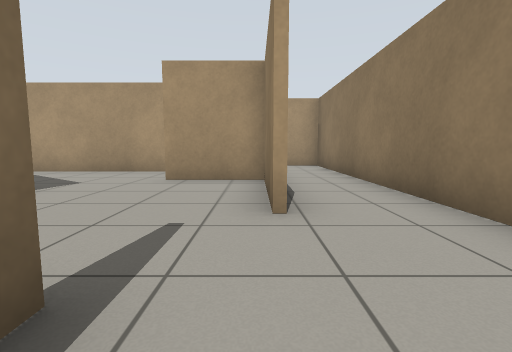
view 1 (above)

21 first-person views from a walk through a Gazebo world. The camera is 0.72 m above the floor, tilts 6° down and sees 85° across. The floor is counted in squares, 1 m on a side. Each view is taken from the middle of a square. On the plan, view 1 faces up. The plan holds only what a view shows up to about 10 squares ahead; the rest is blank.

view 2
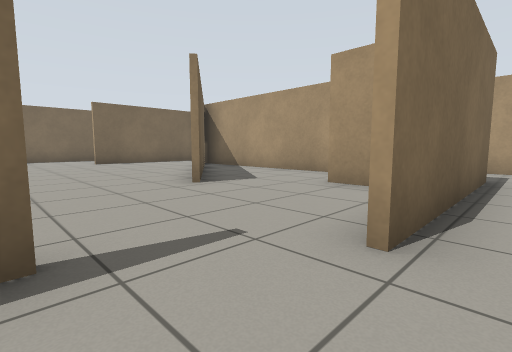

view 3
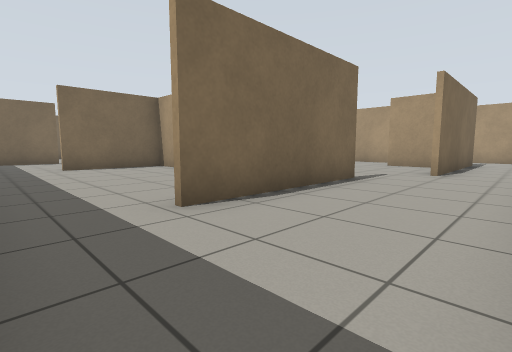

view 4
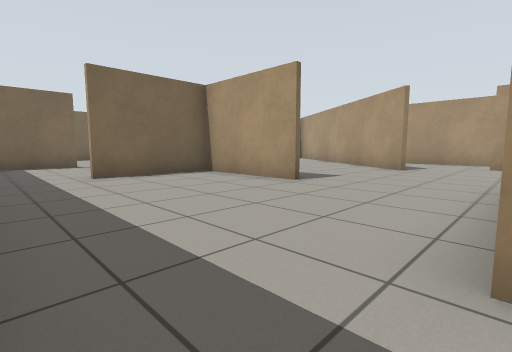

view 5
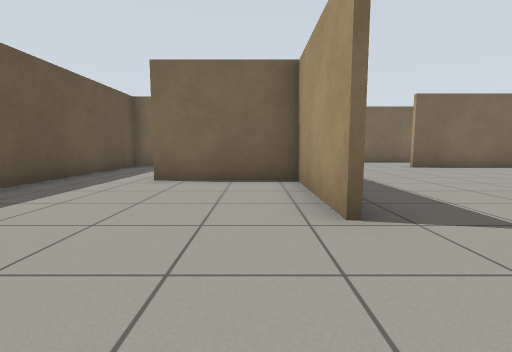

view 6
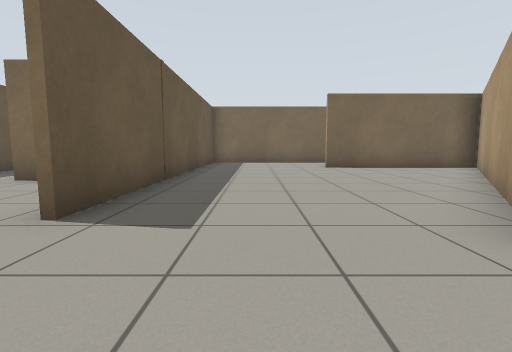

view 7
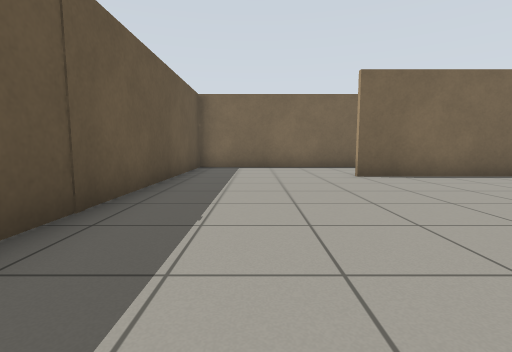

view 8
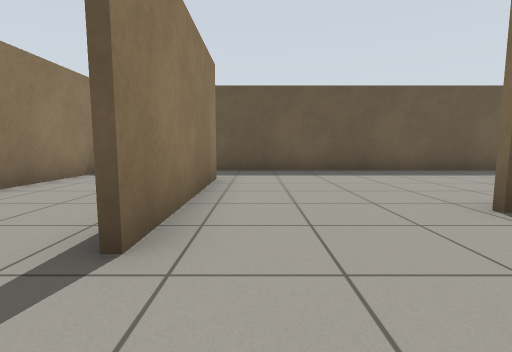

view 9
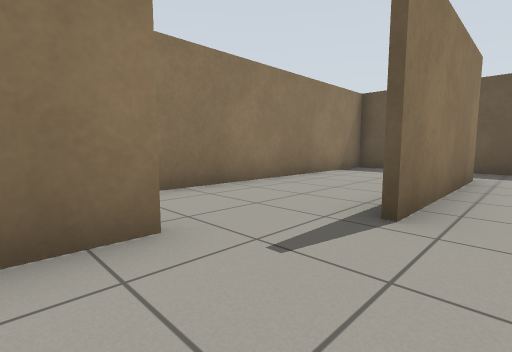

view 10
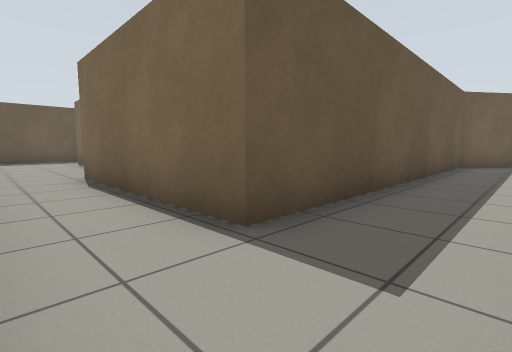

view 11
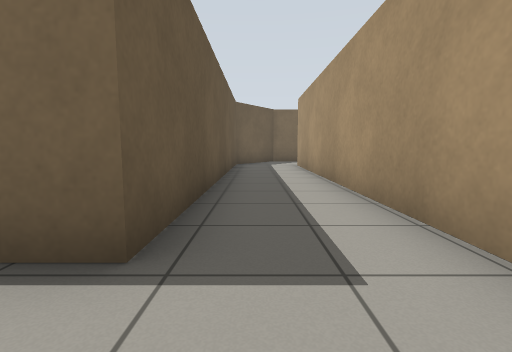

view 12
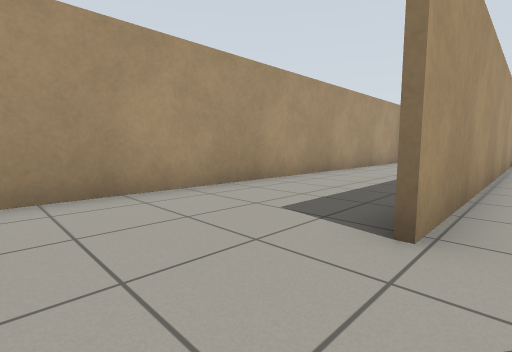

view 13
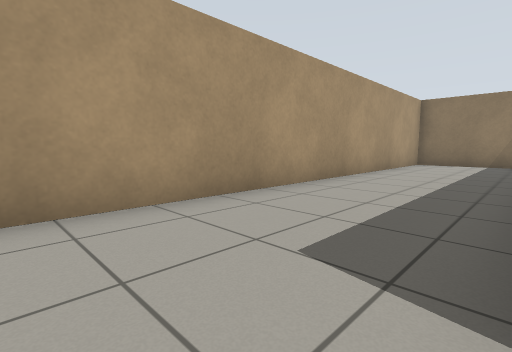

view 14
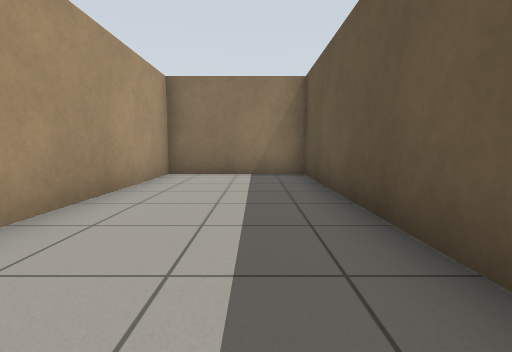

view 15
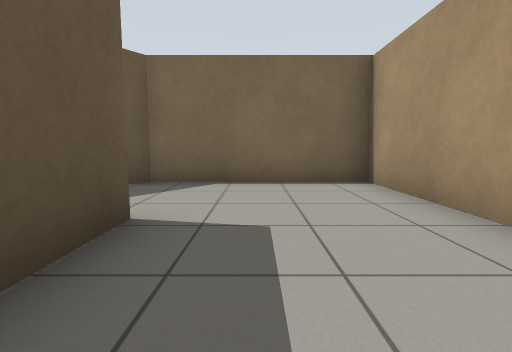

view 16
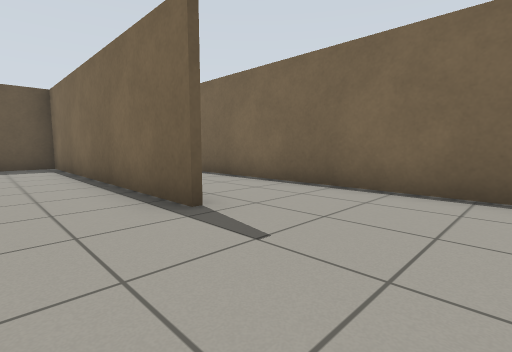

view 17
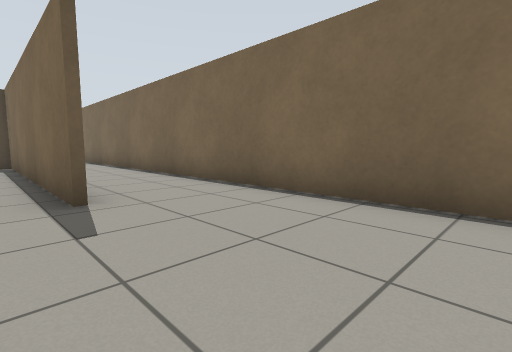

view 18
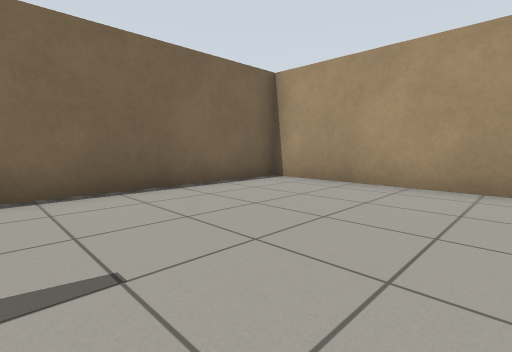

view 19
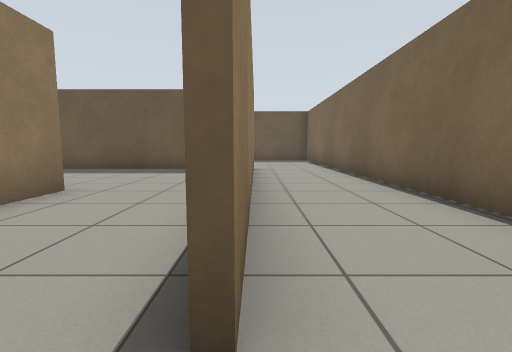

view 20
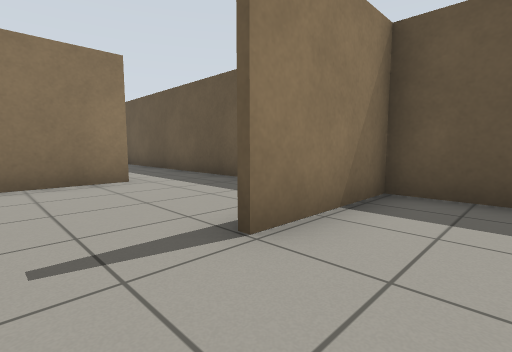

view 21
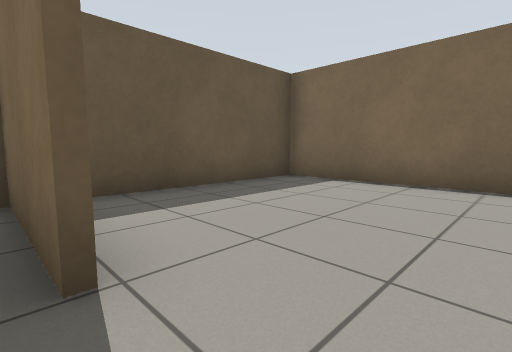

### Floor plan
Points are (right, up) in squares from view 1. A wall is a line through its corners. A room is listed if a view was taken in it or the views show most of it. See-through windows are left out.
Room 1 (views 1, 2, 3, 10, 11, 12, 13, 14, 15)
walls: (-3.8, 10.7) (2.4, 10.7); (1.9, 10.6) (-8.8, 10.6); (-8.8, 10.7) (-7.3, 10.7); (-1, 1.2) (-1, -3.4); (-11.8, 9.9) (-9.4, 8.2) (0.3, 8.2) (0.3, 2.9); (1.4, -5.4) (2.3, -5.4) (2.3, 14.3) (-11.7, 14.3) (-11.7, 9.1)
ways out: opening at (-1, -4.5) to room 2; opening at (-1, 2) to room 2
Room 2 (views 4, 5, 6, 7, 8, 9)
walls: (-4.6, -0.1) (-8, -0.1) (-8, -3.2); (-3.8, 4) (-11.7, 9.7); (-7.4, 6.8) (-3.7, 4.1); (0.2, 2.9) (0.2, 5.8); (-2.1, 8.1) (-6.5, 8.1); (-1.1, -3.4) (-1.1, 1.2); (0.3, 6) (-2, 6); (-8.4, -5.4) (-0.7, -5.4); (-11.7, 9.1) (-11.7, 4.4); (-14.8, 4.5) (-14.8, 0) (-4.6, 0)
ways out: opening at (-1, -4.5) to room 1; opening at (-1, 2) to room 1; opening at (-13.5, 4) to room 3; opening at (-8, -4.5) to room 5
Room 3 (views 16, 17, 18, 19)
walls: (-14.8, 8.2) (-14.8, 4.5); (-14.9, 3.8) (-14.9, 8.2); (-11.8, 4.4) (-11.8, 5.6); (-13.1, 14.3) (-17.6, 14.3) (-17.6, -0.4)
ways out: opening at (-13.5, 4) to room 2; opening at (-16.5, 0) to room 4
Room 4 (view 20)
walls: (-17.6, -0.4) (-17.6, -5.4) (-12.4, -5.4) (-12.4, -2.5)
ways out: opening at (-16.5, 0) to room 3; opening at (-12, -1.5) to room 5
Room 5 (view 21)
walls: (-8.1, -3.2) (-8.1, -1.1); (-12.2, -2.5) (-12.2, -5.4) (-8.4, -5.4)
ways out: opening at (-8, -4.5) to room 2; opening at (-12, -1.5) to room 4

Where each view was taken, in squares from view 1:
view 1: 0 up, 0 right, facing up
view 2: 1 up, 1 right, facing up-left
view 3: 5 down, 2 right, facing up-left
view 4: 5 down, 1 left, facing up-left
view 5: 1 down, 2 left, facing left
view 6: 2 up, 2 left, facing left
view 7: 2 up, 5 left, facing left
view 8: 3 up, 2 left, facing down
view 9: 4 up, 2 left, facing down-right
view 10: 10 up, 2 right, facing down-left
view 11: 9 up, 2 right, facing left
view 12: 10 up, 11 left, facing up-right
view 13: 11 up, 10 left, facing up-right
view 14: 12 up, 5 left, facing right
view 15: 12 up, 6 left, facing left
view 16: 11 up, 13 left, facing down-left
view 17: 12 up, 14 left, facing down-left
view 18: 9 up, 13 left, facing up-left
view 19: 9 up, 15 left, facing down
view 20: 1 down, 14 left, facing down-right
view 21: 1 down, 12 left, facing down-left
